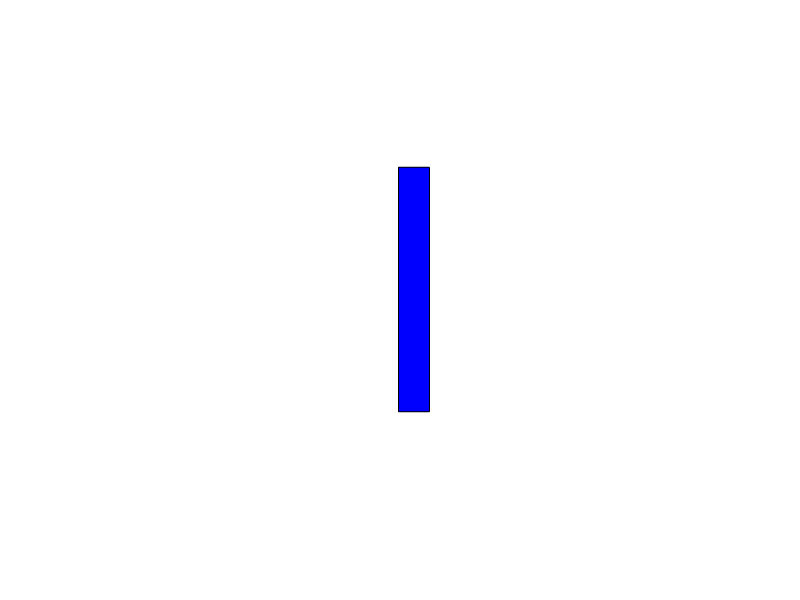
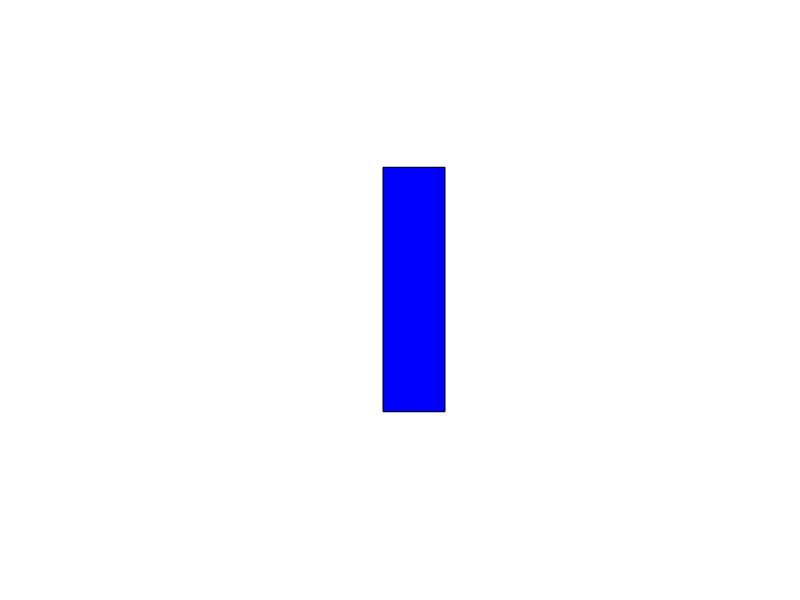
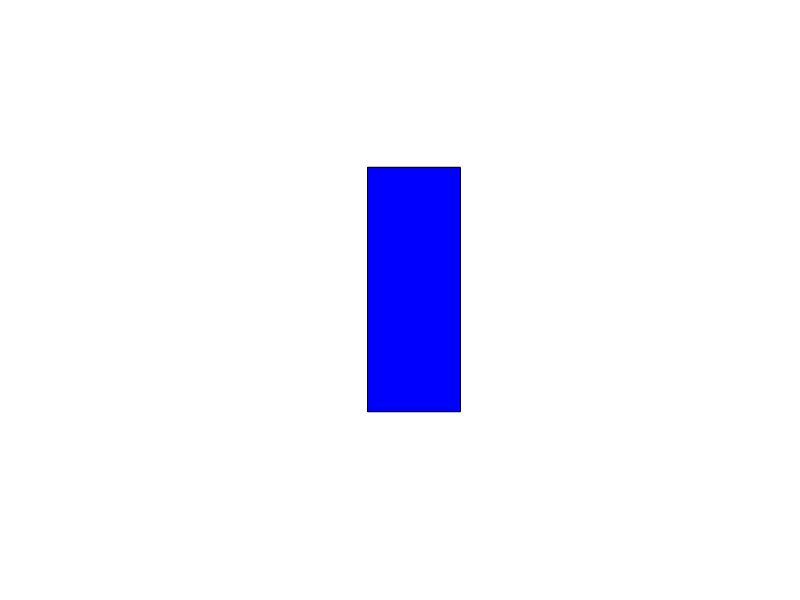
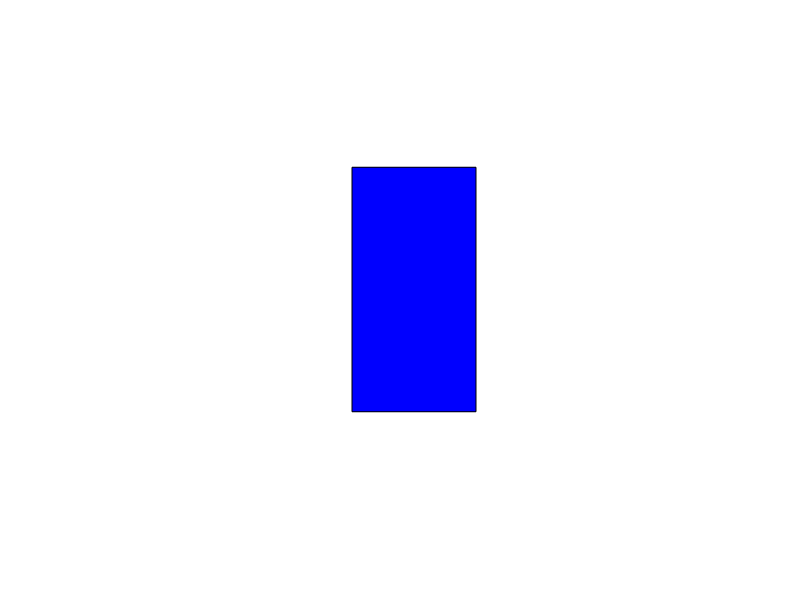

MATLAB code for these plots, in order:

%% Creates 1000 square images for training set

mkdir('Test Images')
cd('Test Images')

p = [0.5 0.5 -0.5 -0.5 0.5; 0.5 -0.5 -0.5 0.5 0.5;];
i = -1;

Sy = 1; Rz = 0;
for Sx=0.1:0.1:1
            R = [cos(Rz) -sin(Rz); sin(Rz) cos(Rz)];
            S = [Sx 0; 0 Sy];
            
            q = S*R*p;
            
            figure(1)
            fill(q(1,:),q(2,:),'b')
            axis([-1 1 -1 1])
            axis off
          
            i = i + 1;
            drawnow;
            pause(0.5)
            saveas(figure(1), ['Square ' num2str(i)], 'png')
            close all          
end

Sx = 1; Rz = 0;
for Sy=0.1:0.1:1
            R = [cos(Rz) -sin(Rz); sin(Rz) cos(Rz)];
            S = [Sx 0; 0 Sy];
            
            q = S*R*p;
            
            figure(1)
            fill(q(1,:),q(2,:), 'b')
            axis([-1 1 -1 1])
            axis off
          
            i = i + 1;
            drawnow;
            pause(0.5)
            saveas(figure(1), ['Square ' num2str(i)], 'png')
            close all          
end

Sx = 1; Sy = 1;
for Rz=0:(pi/20):(pi/2)
            R = [cos(Rz) -sin(Rz); sin(Rz) cos(Rz)];
            S = [Sx 0; 0 Sy];
            
            q = S*R*p;
            
            figure(1)
            fill(q(1,:),q(2,:),'b')
            axis([-1 1 -1 1])
            axis off
          
            i = i + 1;
            drawnow;
            pause(0.5)
            saveas(figure(1), ['Square ' num2str(i)], 'png')
            close all          
end
    
cd ..